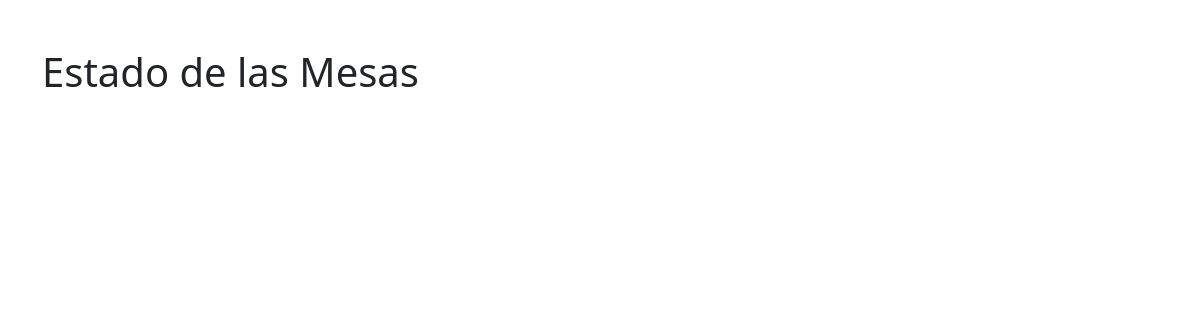
Before: /mesas/ with the older database file.
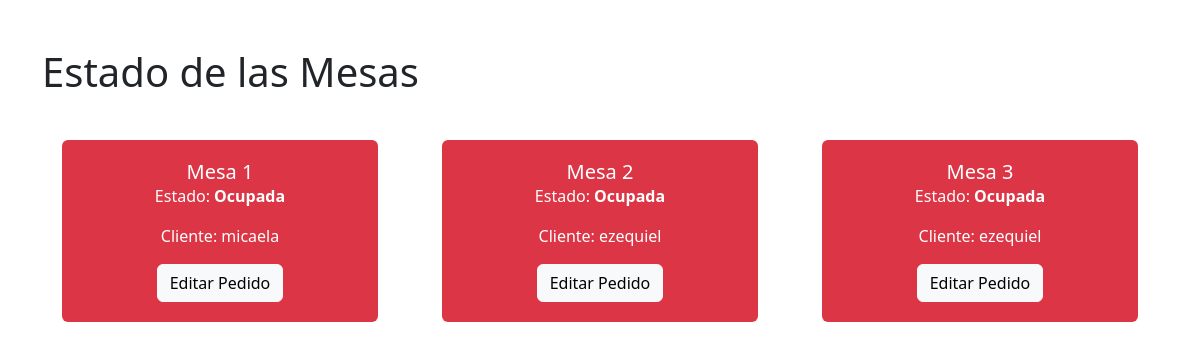
After: the same page with the newer database file.
### Parrilla/models.py (models this page shows, shortened)
class Mesa(models.Model):
    numero = models.IntegerField(unique=True)
    ESTADOS = [
        ('libre', 'Libre'),
        ('ocupada', 'Ocupada'),
        ('reservada', 'Reservada')
    ]
    estado = models.CharField(max_length=10, choices=ESTADOS, default='libre')

class Pedido(models.Model):
    mesa = models.ForeignKey('Mesa', on_delete=models.CASCADE, blank=True, null=True)
    nombre = models.CharField(max_length=100, blank=True, null=True)
    fecha = models.DateTimeField(auto_now_add=True)
    total = models.DecimalField(max_digits=10, decimal_places=2, default=0)
    pagado = models.BooleanField(default=False)
    para_llevar = models.BooleanField(default=False)

### Parrilla/views.py (the view)
# urls.py: path('mesas/', views.vista_mesas, name='vista_mesas'),
def vista_mesas(request):
    mesas = Mesa.objects.all()
    return render(request, 'Parrilla/mesas.html', {'mesas': mesas})

### Parrilla/templates/Parrilla/mesas.html (shortened to what this page needs)
<!DOCTYPE html>
<html lang="es">
<head>
    <link href="https://cdn.jsdelivr.net/npm/bootstrap@5.3.0-alpha1/dist/css/bootstrap.min.css" rel="stylesheet">
</head>
<body>
    <div class="container mt-5">
        <h1 class="mb-4">Estado de las Mesas</h1>
        <div class="row">
            {% for mesa in mesas %}
    <div class="col-md-4">
        <div class="mesa {{ mesa.estado }} rounded mb-3">
            <h5 class="card-title">Mesa {{ mesa.numero }}</h5>
            <p class="card-text">Estado: <strong>{{ mesa.get_estado_display }}</strong></p>
            {% if mesa.estado == 'ocupada' %}
                <p>Cliente: {{ mesa.pedido_set.last.nombre }}</p>
                <a href="{% url 'editar_pedido' mesa.pedido_set.last.id %}" class="btn btn-light">Editar Pedido</a>
            {% elif mesa.estado == 'reservada' %}
                <a href="{% url 'editar_pedido' mesa.pedido_set.last.id %}" class="btn btn-light">Ver Pedido</a>
            {% else %}
                <a href="{% url 'crear_pedido' %}" class="btn btn-primary">Crear Pedido</a>
            {% endif %}
        </div>
    </div>
{% endfor %}
        </div>
    </div>
</body>
</html>

Changed rows visible on the page:
added Mesa: numero "1", estado "Ocupada", pedido_set.last.nombre "micaela"
added Mesa: numero "2", estado "Ocupada", pedido_set.last.nombre "ezequiel"
added Mesa: numero "3", estado "Ocupada", pedido_set.last.nombre "ezequiel"
